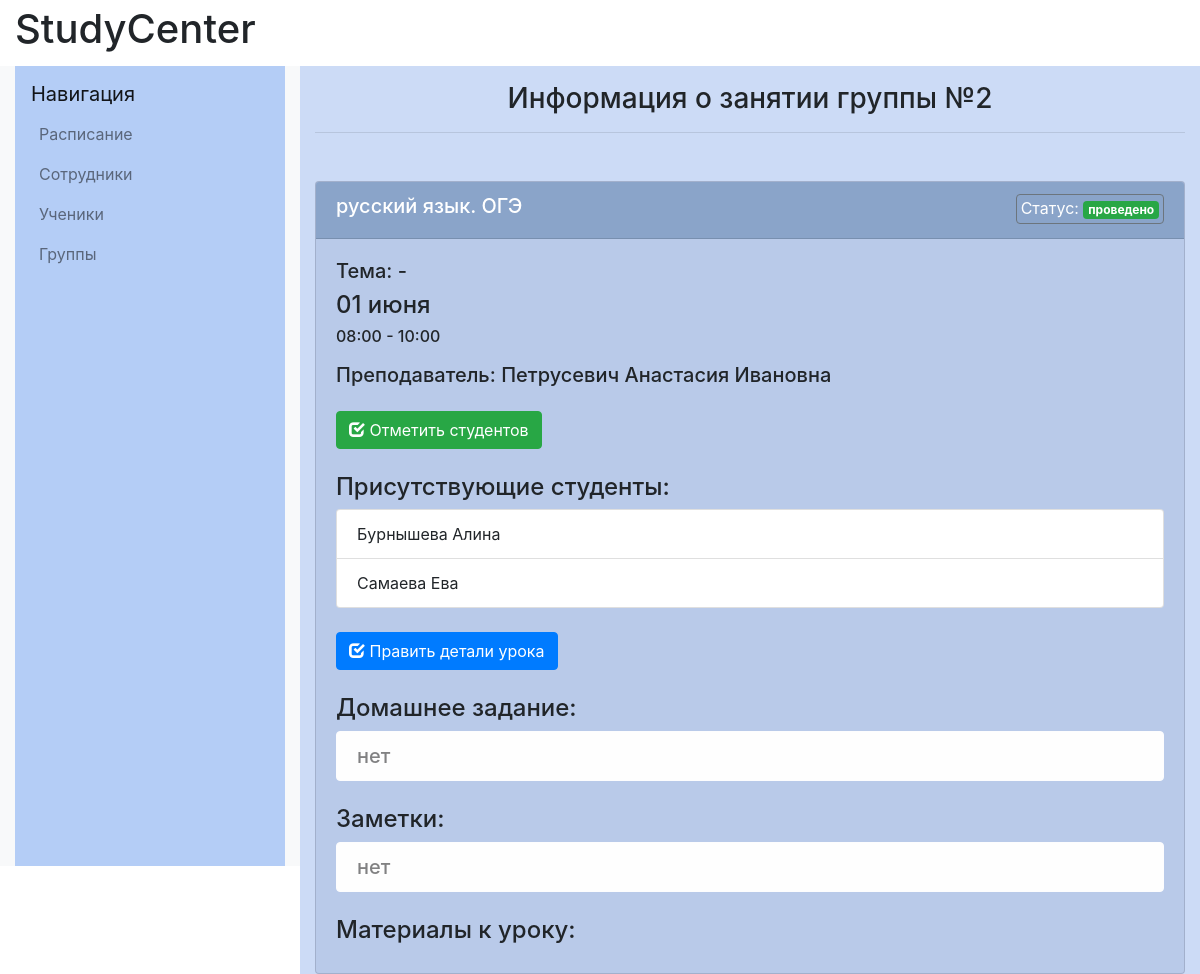
/schedule/10/, run on the app's committed database.
### catalog/models.py (models this page shows, shortened)
class Group(models.Model):
    subject = models.ForeignKey(Subject, on_delete=models.CASCADE)
    grade = models.IntegerField(validators=[
        MaxValueValidator(11),
        MinValueValidator(1)
    ])
    group_capacity = models.IntegerField(default=1,
                                         validators=[
                                            MaxValueValidator(8),
                                            MinValueValidator(1)
    ])
    type = models.ForeignKey(Type, on_delete=models.CASCADE)
    teacher=models.ForeignKey(Worker,
                              on_delete=models.CASCADE,
                              null=True,
                              default=None
    )
    objects = models.Manager()
    created = models.BooleanField(default=False)

class Subject(models.Model):
    name=models.CharField(max_length=100)
    objects=models.Manager()
    def __str__(self):
        return self.name

class Type(models.Model):
    name=models.CharField(max_length=100)
    objects=models.Manager()
    def __str__(self):
        return self.name

class Lesson(models.Model):
    date = models.DateField()
    start_time = models.DateTimeField()
    duration = models.IntegerField()
    group = models.ForeignKey(Group, on_delete=models.CASCADE)
    objects = models.Manager()

class Worker(models.Model):
    firstname=models.CharField(max_length=20, verbose_name="Имя")
    lastname=models.CharField(max_length=20, verbose_name="Фамилия")
    fathername=models.CharField(max_length=20, verbose_name="Отчество")
    date_of_birth=models.DateField(verbose_name="Дата рождения")
    gender=models.IntegerField(validators=[MinValueValidator(0), MaxValueValidator(1)], verbose_name="Пол")
    subject = models.ManyToManyField(Subject, verbose_name="Дисциплины")
    phone_number=models.CharField(max_length=11,validators=[MinLengthValidator(11)], verbose_name="Номер телефона")
    email=models.EmailField(verbose_name="E-mail")
    objects=models.Manager()
    registration_date=models.DateField()
    DoesNotExist = models.Manager

class Student(models.Model):
    firstname=models.CharField(max_length=20, verbose_name="Имя")
    lastname=models.CharField(max_length=20, verbose_name="Фамилия")
    fathername=models.CharField(max_length=20, verbose_name="Отчество")
    date_of_birth=models.DateField(verbose_name="Дата рождения")
    grade=models.IntegerField(validators=[
            MaxValueValidator(11),
            MinValueValidator(1)
        ], verbose_name="Класс")
    phone_number=models.CharField(max_length=11,validators=[MinLengthValidator(11)], verbose_name="Номер телефона")
    email=models.EmailField(verbose_name="E-mail")
    objects=models.Manager()
    DoesNotExist = models.Manager
    def __str__(self):
        return f"{self.lastname} {self.firstname}"
    __str__.short_description = 'Ученик'

### catalog/views.py (the view)
# urls.py: path('schedule/<int:lesson_id>/', views.lesson_details, name='lesson_details'),
def lesson_details(request, lesson_id):
    lesson = get_object_or_404(Lesson, pk=lesson_id)
    lesson_status = get_object_or_404(LessonStatus, lesson=lesson)
    end_time = (lesson.start_time + timedelta(hours=lesson.duration))
    try:
        lesson_info = LessonInfo.objects.get(lesson=lesson)
    except LessonInfo.DoesNotExist:
        lesson_info = LessonInfo(lesson=lesson)
    try:
        lesson_cancel = LessonCancel.objects.get(lesson=lesson)
    except LessonCancel.DoesNotExist:
        lesson_cancel = LessonCancel(lesson=lesson)
    try:
        students_attendance = StudentsAttendance.objects.get(lesson=lesson)
        students_attended = students_attendance.students.all()
        attendance_message = ""
    except StudentsAttendance.DoesNotExist:
        students_attended = []
        attendance_message = "Ученики ещё не отмечены"
    group = get_object_or_404(Group, pk=lesson.group.id)
    teacher = group.teacher
    subject = group.subject
    type = group.type
    context = {
        'lesson': lesson,
        'lesson_status': lesson_status,
        'end_time': end_time,
        'students_attended': students_attended,
        'attendance_message': attendance_message,
        'lesson_info': lesson_info,
        'lesson_cancel': lesson_cancel,
        'group': group,
    }
    return render(request, 'schedule/lesson_details.html', context)

### catalog/templates/schedule/lesson_details.html (shortened to what this page needs)
{% extends "base_generic.html" %}
{% block content %}
<div class="col-md-8 col-lg-9 content-container" style="background-color: #ccdbf6">
    <h1 class="h3 text-center mt-3">Информация о занятии группы №{{group.id}}</h1>
    <hr class="mb-5">
    <section class="mt-5">
        <div class="card shadow-sm" style="background-color: rgba(156,173,213,0.38);">
            <div class="card-header" style="background-color: rgba(93,127,169,0.5); color: white;">
                <h2 class="h5">{{ group.subject }}. {{ group.type }}
                    <span class="float-right small border border-secondary rounded p-1">
                        Статус:
                        {% if lesson_status.status == 0 %}
                            <span class="badge badge-danger">отменено</span>
                        {% elif lesson_status.status == 1 %}
                            <span class="badge badge-success">проведено</span>
                        {% elif lesson_status.status == 3 %}
                            <span class="badge badge-warning">не отмечено</span>
                        {% endif %}
                    </span>
                </h2>
            </div>
            <div class="card-body">
                <h3 class="h5">Тема: {{ lesson_info.topic|default:"-" }}</h3>
                <h4 class="h4">{{ lesson.date|date:"d E" }}</h4>
                <h6>{{ lesson.start_time|time:"H:i" }} - {{ end_time|time:"H:i" }}</h6>
                <h5 class="mt-3">Преподаватель: {{ group.teacher.lastname }} {{ group.teacher.firstname }} {{ group.teacher.fathername }}</h5>
                {% if lesson_status.status == 1 %}
                    <a class="btn btn-success mt-3" href="{% url 'add_students_to_lesson' pk=lesson.id %}">
                        <span class="glyphicon glyphicon-check"></span> Отметить студентов
                    </a>
                    <h4 class="mt-4">Присутствующие студенты:</h4>
                    {% if students_attended %}
                        <ul class="list-group">
                            {% for student in students_attended %}
                                <li class="list-group-item">{{ student }}</li>
                            {% endfor %}
                        </ul>
                    {% else %}
                        <h5 class="text-danger">{{ attendance_message }}</h5>
                    {% endif %}
                    <a class="btn btn-primary mt-4" href="{% url 'lesson_info' lesson_id=lesson.id %}">
                        <span class="glyphicon glyphicon-check"></span> Править детали урока
                    </a>
                    <div class="mt-4">
                        <h4>Домашнее задание:</h4>
                        <h5 class="alert alert-light">{{ lesson_info.homework|default:"нет" }}</h5>
                    </div>
                    <div class="mt-4">
                        <h4>Заметки:</h4>
                        <h5 class="alert alert-light">{{ lesson_info.notes|default:"нет" }}</h5>
                    </div>
                    <div class="mt-4">
                        <h4>Материалы к уроку:</h4>
                    </div>
                {% endif %}
            </div>
        </div>
    </section>
</div>
{% endblock content %}

### data on the page
Group: id "2", subject "русский язык", type "ОГЭ", teacher.lastname "Петрусевич", teacher.firstname "Анастасия", teacher.fathername "Ивановна"
Lesson: date "01 июня", start_time "08:00"
Student: lastname+firstname "Бурнышева Алина"
Student: lastname+firstname "Самаева Ева"

### other printed values
{{ lesson_info.topic|default:"-" }} "-"
{{ end_time|time:"H:i" }} "10:00"
{{ lesson_info.homework|default:"нет" }} "нет"
{{ lesson_info.notes|default:"нет" }} "нет"
